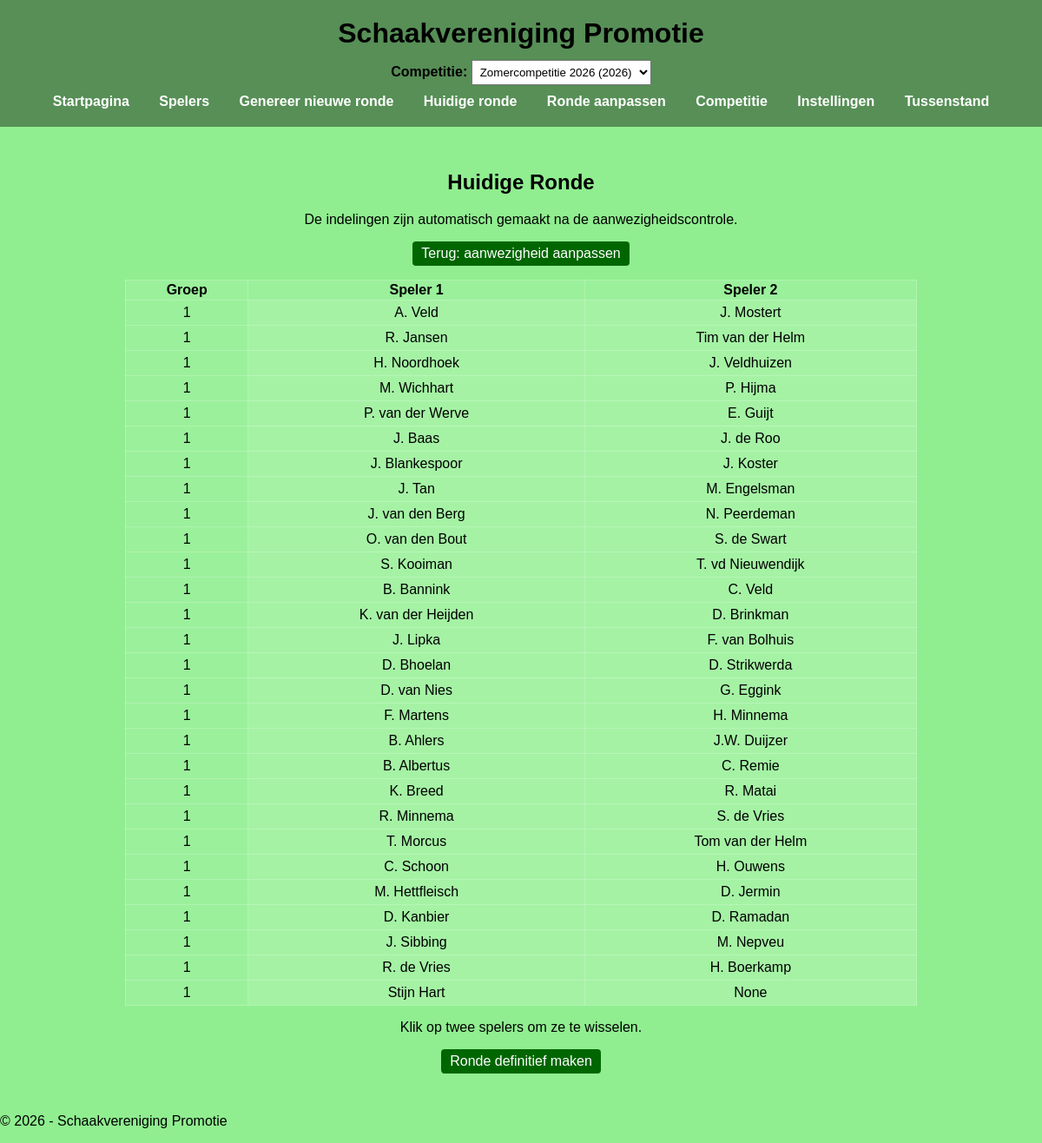
Screenshot of /genereer-ronde with the database file from the repository.
### tables this page shows
CREATE TABLE TempPairing(
    Id INTEGER PRIMARY KEY AUTOINCREMENT,
    PlayerId1 text NOT NULL,
    PlayerId2 text NOT NULL,
    RoundId int NOT NULL,
    GroupNumber int NOT NULL,
    Last_Update datetime NOT NULL DEFAULT CURRENT_TIMESTAMP,
    FOREIGN KEY (PlayerId1) REFERENCES Players(Id),
    FOREIGN KEY (PlayerId2) REFERENCES Players(Id),
    FOREIGN KEY (RoundId) REFERENCES Rounds(Id)
);

CREATE TABLE Players(
    Id text PRIMARY KEY,
    Name text NOT NULL,
    GroupNumber int NOT NULL,
    Active boolean NOT NULL,
    Rating int,
    Type text,
    Last_Update datetime NOT NULL DEFAULT CURRENT_TIMESTAMP
);

### app_routes.py (the view)
    @app.route("/genereer-ronde")
    def genereer_ronde():
        competition_id = get_current_competition_id()
        rows = query_db("""SELECT b.Name, c.Name, RoundId, a.GroupNumber,a.Id FROM TempPairing a
                        LEFT JOIN Players b ON a.PlayerId1 = b.Id
                        LEFT JOIN Players c ON a.PlayerId2 = c.Id
                        INNER JOIN Rounds r ON a.RoundId = r.Id
                        WHERE r.CompetitionId = ?
                        ORDER BY a.GroupNumber ASC""", (competition_id,))
        pairings = [
            {"player1": r[0], "player2": r[1], "round": r[2], "group": r[3]}
            for r in rows
        ]
        return render_template("genereer_ronde.html", pairings=pairings)

### app_core.py (called while the page is built)
def query_db(query, args=(), one=False):
    conn = sqlite3.connect(DATABASE)
    cursor = conn.cursor()
    cursor.execute(query, args)
    rows = cursor.fetchall()
    conn.close()
    return rows if not one else rows[0] if rows else None

### templates/genereer_ronde.html (shortened to what this page needs)
{% extends "base.html" %}
{% block content %}
  <h2>Huidige Ronde</h2>
  <p>De indelingen zijn automatisch gemaakt na de aanwezigheidscontrole.</p>
  <p><a href="/player-overview" class="btn">Terug: aanwezigheid aanpassen</a></p>
  <table id="pairingTable">
    <thead>
      <tr><th>Groep</th><th>Speler 1</th><th>Speler 2</th></tr>
    </thead>
    <tbody>
      {% for p in pairings %}
      <tr>
        <td>{{ p.group }}</td>
        <td class="player" data-player="{{ p.player1 }}">{{ p.player1 }}</td>
        <td class="player" data-player="{{ p.player2 }}">{{ p.player2 }}</td>
      </tr>
      {% endfor %}
    </tbody>
  </table>
  <p id="swapStatus">Klik op twee spelers om ze te wisselen.</p>
  <form method="POST" action="/finalize-round">
    <button type="submit" class="btn">Ronde definitief maken</button>
  </form>
{% endblock %}

### templates/base.html (shortened to what this page needs)
<!DOCTYPE html>
<html lang="nl">
<head>
  <link rel="stylesheet" href="{{ url_for('static', filename='style.css') }}">
</head>
<body>
  <header>
    <h1>Schaakvereniging Promotie</h1>
    <form method="POST" action="{{ url_for('select_competition') }}" class="competition-selector">
      <label for="competition_id">Competitie:</label>
      <select id="competition_id" name="competition_id" onchange="this.form.submit()">
        {% for competition in competitions %}
          <option value="{{ competition[0] }}" {% if competition[0] == current_competition_id %}selected{% endif %}>
            {{ competition[1] }} ({{ competition[2] }})
          </option>
        {% endfor %}
      </select>
    </form>
    <nav>
      <a href="/">Startpagina</a>
      <a href="/spelers">Spelers</a>
      <a href="/player-overview">Genereer nieuwe ronde</a>
      <a href="/finalized_round">Huidige ronde</a>
      <a href="/round-editor">Ronde aanpassen</a>
      <a href="/competition">Competitie</a>
      <a href="/competition/settings">Instellingen</a>
      <a href="/player_ranking">Tussenstand</a>
    </nav>
  </header>
  <main>
    {% block content %}{% endblock %}
  </main>
  <footer>
    <p>&copy; 2026 - Schaakvereniging Promotie</p>
  </footer>
</body>
</html>

### static/style.css (style rules this page uses)
body { margin: 0; font-family: Arial, sans-serif; color: black; background: #90ee90; min-height: 100vh; }
header { text-align: center; padding: 20px; background: rgba(0, 0, 0, 0.4); }
header h1 { margin: 0; }
nav { margin-top: 10px; }
.competition-selector { margin-top: 12px; }
.competition-selector label { font-weight: bold; }
.competition-selector select { padding: 5px; }
nav a { color: #fff; text-decoration: none; margin: 0 15px; font-weight: bold; }
main { padding: 30px; text-align: center; }
table { margin: 10px auto; width: 80%; border-collapse: collapse; background: rgba(255,255,255,0.1); }
th, td { padding: 2px; border: 1px solid rgba(255,255,255,0.2); }
.btn { display: inline-block; background: #006600; color: white; border: none; padding: 5px 10px; cursor: pointer; border-radius: 4px; font: inherit; text-decoration: none; }

### templates/genereer_ronde.html (style rules this page uses)
.player { cursor: pointer; background: rgba(255,255,255,0.1); padding: 5px; }

### rows the page displays
TempPairing: group "1", player1 "A. Veld", player2 "J. Mostert"
TempPairing: group "1", player1 "R. Jansen", player2 "Tim van der Helm"
TempPairing: group "1", player1 "H. Noordhoek", player2 "J. Veldhuizen"
TempPairing: group "1", player1 "M. Wichhart", player2 "P. Hijma"
TempPairing: group "1", player1 "P. van der Werve", player2 "E. Guijt"
TempPairing: group "1", player1 "J. Baas", player2 "J. de Roo"
TempPairing: group "1", player1 "J. Blankespoor", player2 "J. Koster"
TempPairing: group "1", player1 "J. Tan", player2 "M. Engelsman"
TempPairing: group "1", player1 "J. van den Berg", player2 "N. Peerdeman"
TempPairing: group "1", player1 "O. van den Bout", player2 "S. de Swart"
TempPairing: group "1", player1 "S. Kooiman", player2 "T. vd Nieuwendijk"
TempPairing: group "1", player1 "B. Bannink", player2 "C. Veld"
TempPairing: group "1", player1 "K. van der Heijden", player2 "D. Brinkman"
TempPairing: group "1", player1 "J. Lipka", player2 "F. van Bolhuis"
TempPairing: group "1", player1 "D. Bhoelan", player2 "D. Strikwerda"
TempPairing: group "1", player1 "D. van Nies", player2 "G. Eggink"
TempPairing: group "1", player1 "F. Martens", player2 "H. Minnema"
TempPairing: group "1", player1 "B. Ahlers", player2 "J.W. Duijzer"
TempPairing: group "1", player1 "B. Albertus", player2 "C. Remie"
TempPairing: group "1", player1 "K. Breed", player2 "R. Matai"
TempPairing: group "1", player1 "R. Minnema", player2 "S. de Vries"
TempPairing: group "1", player1 "T. Morcus", player2 "Tom van der Helm"
TempPairing: group "1", player1 "C. Schoon", player2 "H. Ouwens"
TempPairing: group "1", player1 "M. Hettfleisch", player2 "D. Jermin"
TempPairing: group "1", player1 "D. Kanbier", player2 "D. Ramadan"
TempPairing: group "1", player1 "J. Sibbing", player2 "M. Nepveu"
TempPairing: group "1", player1 "R. de Vries", player2 "H. Boerkamp"
TempPairing: group "1", player1 "Stijn Hart", player2 "None"

### other values shown
form field competition_id "Zomercompetitie 2026 (2026)"
